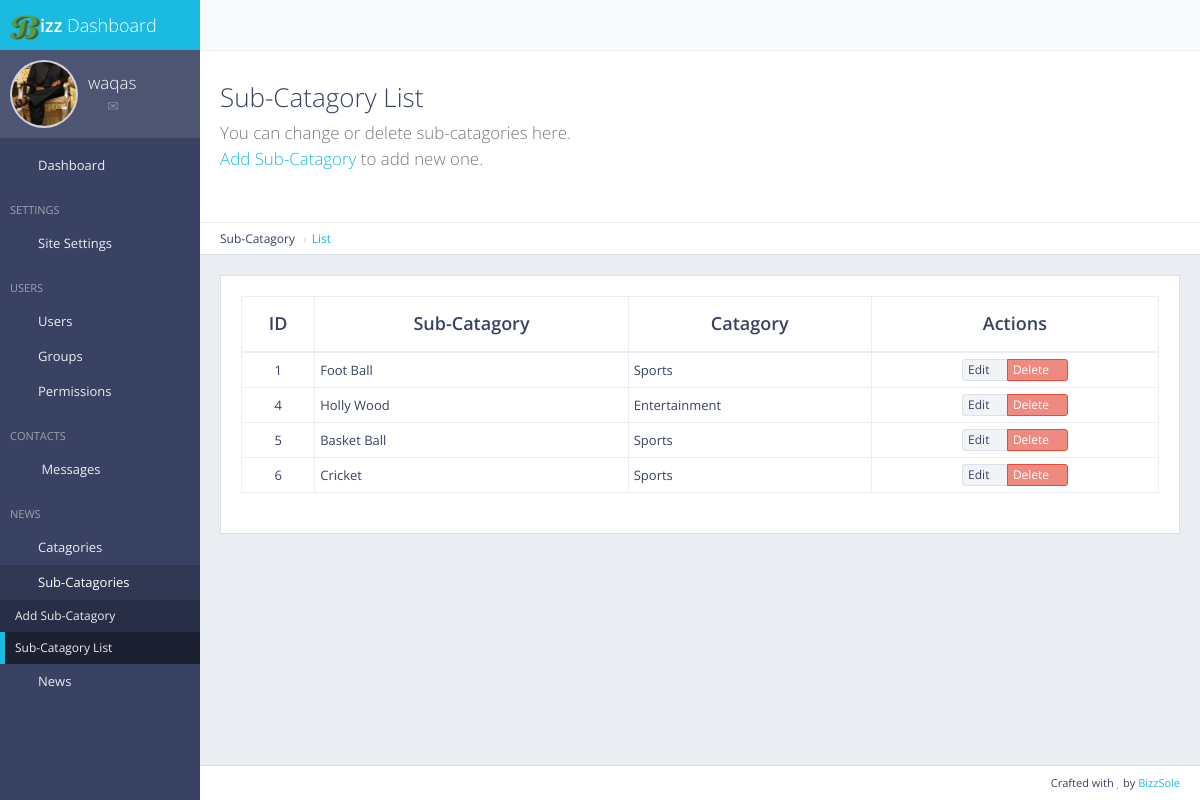
/panel/subcatagory/list (signed in), run on the app's committed database.
### usermanager/models.py (models this page shows, shortened)
class Usermanager(models.Model):
    class Userstatus(models.TextChoices):
        Active = 'Active'
        Inactive = 'Inactive'
    username = models.CharField(max_length=50)
    user_firstname = models.CharField(max_length=30)
    user_lastname = models.CharField(max_length=30)
    user_email = models.EmailField()
    user_contact = models.CharField(max_length=50)
    user_biography = models.TextField()
    user_address = models.TextField()
    user_doj = models.DateTimeField(default=datetime.now)
    user_image = models.ImageField(upload_to='pics', default='media/pics/avatar.jpg')
    user_status = models.CharField(max_length=8, choices=Userstatus.choices, default=Userstatus.Active)
    user_posts = models.IntegerField(default=0)

### subcatagory/models.py (models this page shows, shortened)
class Subcatagory(models.Model):
    subcatagory = models.CharField(max_length=50)
    catagoryid = models.IntegerField(null=False)

### catagory/models.py (models this page shows, shortened)
class Catagory(models.Model):
    catagory = models.CharField(max_length=50)
    news_count = models.IntegerField(default=0)

### subcatagory/views.py (the view)
# urls.py: path('panel/subcatagory/list', views.subcatagory_list, name='subcatagory_list'),
def subcatagory_list(request):
    if not request.user.is_authenticated:
        return redirect('mylogin')
    subcatagory = Subcatagory.objects.all
    catagory = Catagory.objects.all
    return render(request, 'subcatagory_list.html', {
        'site_name':site_name,
        'site_icon':site_icon,
        'user_name':request.user.username,
        'subcatagory' : subcatagory,
        'catagory':catagory,
        'unread_contacts':unread_contacts,
        'activeuser':Usermanager.objects.filter(username=request.user.username)
        })

### main/templatetags/access_permission.py (called while the page is built)
@register.filter(name='has_group')
def has_group(user, group_name):
    return user.groups.filter(name=group_name).exists()

### templates/subcatagory_list.html (shortened to what this page needs)
{% extends 'panelmaster.html' %}
{% load static %}
{% block mainblock %}
<div class="content-header">
    <div class="header-section">
        <h1>
            <i class="fa fa-table"></i>Sub-Catagory List<br><small>You can change or delete sub-catagories here.<p><a href="/panel/subcatagory/add">Add Sub-Catagory</a> to add new one.</p></small>
        </h1>
    </div>
</div>
<ul class="breadcrumb breadcrumb-top">
    <li>Sub-Catagory</li>
    <li><a href="">List</a></li>
</ul>
<div class="block full">
    <div class="table-responsive">
        <table id="example-datatable" class="table table-vcenter table-condensed table-bordered">
            <thead>
                <tr>
                    <th class="text-center">ID</th>
                    <th class="text-center">Sub-Catagory</th>
                    <th class="text-center">Catagory</th>
                    <th class="text-center">Actions</th>
                </tr>
            </thead>
            <tbody>
                {% for subcatagory in subcatagory %}
                <tr>
                    <td class="text-center">{{subcatagory.pk}}</td>
                    <td>{{subcatagory.subcatagory}}</td>
                    {% for catagory in catagory %}
                        {% if catagory.pk == subcatagory.catagoryid %}
                        <td>{{catagory.catagory}}</td>
                        {% endif %}
                    {% endfor %}
                    <td class="text-center">
                        <div class="btn-group">
                            <a href="{% url 'subcatagory_edit' pk=subcatagory.pk %}" data-toggle="tooltip" title="Edit" class="btn btn-xs btn-default">Edit <i class="fa fa-pencil"></i></a>
                            <a href="{% url 'delete_subcatagory' pk=subcatagory.pk %}" data-toggle="tooltip" title="Delete" class="btn btn-xs btn-danger">Delete <i class="fa fa-times"></i></a>
                        </div>
                    </td>
                </tr>
                {% endfor %}
            </tbody>
        </table>
    </div>
</div>
{% endblock %}

### templates/panelmaster.html (shortened to what this page needs)
{% load static %}
{% load access_permission %}
<!DOCTYPE html>
 <html class="no-js" lang="en">
    <head>
        <link rel="stylesheet" href="{% static 'panel/css/bootstrap.min.css' %}">
        <link rel="stylesheet" href="{% static 'panel/css/plugins.css' %}">
        <link rel="stylesheet" href="{% static 'panel/css/main.css' %}">
        <link rel="stylesheet" href="{% static 'panel/css/themes.css' %}">
    </head>
    <body>
        <div id="page-wrapper">
            <div id="page-container" class="sidebar-partial sidebar-visible-lg sidebar-no-animations">
                <div id="sidebar">
                    <div id="sidebar-scroll">
                        <div class="sidebar-content">
                            <a href="" class="sidebar-brand">
                                <img style="width:30px; height:25px;" src="{{site_icon.url}}" alt="Bizz"></i><span class="sidebar-nav-mini-hide"><strong>izz </strong>Dashboard</span>
                            </a>
                            <div class="sidebar-section sidebar-user clearfix sidebar-nav-mini-hide">
                                <div class="sidebar-user-avatar">
                                    <a href="#">
                                        {% for activeuser in activeuser %}
                                        <img style="object-fit:cover;" src="{{activeuser.user_image.url}}" alt="user image">
                                        {% endfor %}
                                    </a>
                                </div>
                                <div class="sidebar-user-name">{{user_name}}</div>
                                <div class="sidebar-user-links">
                                    <a href="page_ready_user_profile.html" data-toggle="tooltip" data-placement="bottom" title="Profile"><i class="gi gi-user"></i></a>
                                    <a href="page_ready_inbox.html" data-toggle="tooltip" data-placement="bottom" title="Messages"><i class="gi gi-envelope"></i></a>
                                    <a href="javascript:void(0)" class="enable-tooltip" data-placement="bottom" title="Settings" onclick="$('#modal-user-settings').modal('show');"><i class="gi gi-cogwheel"></i></a>
                                    <a href="/login" data-toggle="tooltip" data-placement="bottom" title="Logout"><i class="gi gi-exit"></i></a>
                                </div>
                            </div>
                            <ul class="sidebar-nav">
                                <li>
                                    <a id="dashboard" href="/panel/"><i class="gi gi-stopwatch sidebar-nav-icon"></i><span class="sidebar-nav-mini-hide">Dashboard</span></a>
                                </li>
                                {% if request.user|has_group:'Super User' %}
                                <li class="sidebar-header">
                                    <span class="sidebar-header-title">Settings</span>
                                </li>
                                <li>
                                    <a id="site_settings" href="/panel/settings"><i class="gi gi-show_big_thumbnails sidebar-nav-icon"></i><span>Site Settings</span></a>
                                </li>
                                {% endif %}
                                {% if request.user|has_group:'Super User' %}
                                <li class="sidebar-header">
                                    <span class="sidebar-header-title">Users</span>
                                </li>
                                <li>
                                    <a id="user_list" href="/panel/users/list"><i class="gi gi-show_big_thumbnails sidebar-nav-icon"></i><span>Users</span></a>
                                </li>
                                <li>
                                    <a id="user_group" href="/panel/users/groups"><i class="gi gi-show_big_thumbnails sidebar-nav-icon"></i><span>Groups</span></a>
                                </li>
                                <li>
                                    <a id="permissions" href="/panel/users/permissions"><i class="gi gi-show_big_thumbnails sidebar-nav-icon"></i><span>Permissions</span></a>
                                </li>
                                {% endif %}
                                {% if request.user|has_group:'Super User' %}
                                <li class="sidebar-header">
                                    <span class="sidebar-header-title">Contacts</span>
                                </li>
                                <li>
                                    <a id="messages" href="/contact/list"><i class="gi gi-show_big_thumbnails sidebar-nav-icon"></i>
                                    {% if unread_contacts == 0 %}
                                    <span>Messages</span></a>
                                    {% else %}
                                    <span>Messages</span>
                                    <span class="label label-info">{{unread_contacts}}</span></a>
                                    {% endif %}
                                </li>
                                {% endif %}
                                <li class="sidebar-header">
                                    <span class="sidebar-header-title">News</span>
                                </li>
                                {% if request.user|has_group:'Super User' %}
                                <li id="catagory">
                                    <a href="#" class="sidebar-nav-menu"><i class="fa fa-angle-left sidebar-nav-indicator sidebar-nav-mini-hide"></i><i class="gi gi-show_big_thumbnails sidebar-nav-icon"></i><span class="sidebar-nav-mini-hide">Catagories</span></a>
                                </li>
                                {% endif %}
                                {% if request.user|has_group:'Super User' %}
                                <li id="subcatagory">
                                    <a href="#" class="sidebar-nav-menu"><i class="fa fa-angle-left sidebar-nav-indicator sidebar-nav-mini-hide"></i><i class="gi gi-show_big_thumbnails sidebar-nav-icon"></i><span class="sidebar-nav-mini-hide">Sub-Catagories</span></a>
                                    <ul>
                                        <li>
                                            <a id="add_subcatagory" href="/panel/subcatagory/add">Add Sub-Catagory</a>
                                        </li>
                                        <li>
                                            <a id="subcatagory_list" href="/panel/subcatagory/list">Sub-Catagory List</a>
                                        </li>
                                    </ul>
                                </li>
                                {% endif %}
                                <li id="news">
                                    <a href="#" class="sidebar-nav-menu"><i class="fa fa-angle-left sidebar-nav-indicator sidebar-nav-mini-hide"></i><i class="gi gi-show_big_thumbnails sidebar-nav-icon"></i><span class="sidebar-nav-mini-hide">News</span></a>
                                </li>
                            </ul>
                        </div>
                    </div>
                </div>
                <div id="main-container">
                    <header class="navbar navbar-default">
                        <ul class="nav navbar-nav-custom">
                            <li>
                                <a href="javascript:void(0)" onclick="App.sidebar('toggle-sidebar');this.blur();">
                                    <i class="fa fa-bars fa-fw"></i>
                                </a>
                            </li>
                            <li class="dropdown">
                                <a href="javascript:void(0)" class="dropdown-toggle" data-toggle="dropdown">
                                    <i class="gi gi-settings"></i>
                                </a>
                            </li>
                        </ul>
                    </header>
                    <div id="page-content">
                        {% block mainblock %}
                        {% endblock %}
                    </div>
                    <footer class="clearfix">
                        <div class="pull-right">
                            Crafted with <i class="fa fa-heart text-danger"></i> by <a href="https://bizzsole.com" target="_blank">BizzSole</a>
                        </div>
                    </footer>
                </div>
            </div>
        </div>
    </body>
</html>

### data on the page
Usermanager: user_image (picture)
Subcatagory: pk "1", subcatagory "Foot Ball"
Catagory: catagory "Sports"
Subcatagory: pk "4", subcatagory "Holly Wood"
Catagory: catagory "Entertainment"
Subcatagory: pk "5", subcatagory "Basket Ball"
Subcatagory: pk "6", subcatagory "Cricket"

### other printed values
{{ user_name }} "waqas"
